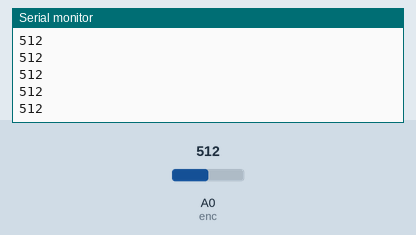
Simulated run of this sketch. Board: Arduino Uno, built with avr-gcc and run on an emulated ATmega328P. On the bench: the last lines printed to the serial monitor. The inputs (shaded band) are chosen by the test bench; at power-on: A0 (enc) = 512.

Above: at 1.2 s.
1.3 s: A0 (enc) set to 716
At 1.8 s:
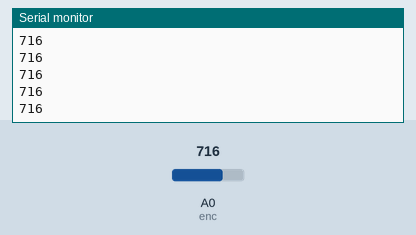
2.8 s: A0 (enc) set to 900
At 3.8 s:
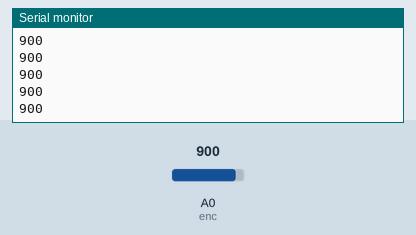
Timing chart, 0 to 5.8 s (numbered marks = the images above; inputs shaded):
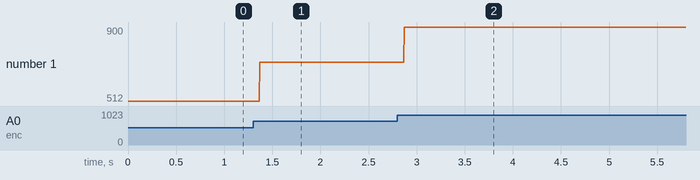

Measured:
- after the input at 1.3 s, the serial monitor: prints a new line after 0.07 s (image 1)
- after the input at 2.8 s, the serial monitor: prints a new line after 0.07 s (image 2)
- plotted number 1: 512 → 716 after the input at 1.3 s, 716 → 900 after the input at 2.8 s

The sketch:

pend_sketch.ino
```cpp
const int enc = A0;

void setup()
{
  Serial.begin(9600);
  pinMode(enc, INPUT);
}

void loop()
{
  int data = analogRead(enc);
  Serial.println(data);
  delay(1);
}
```
